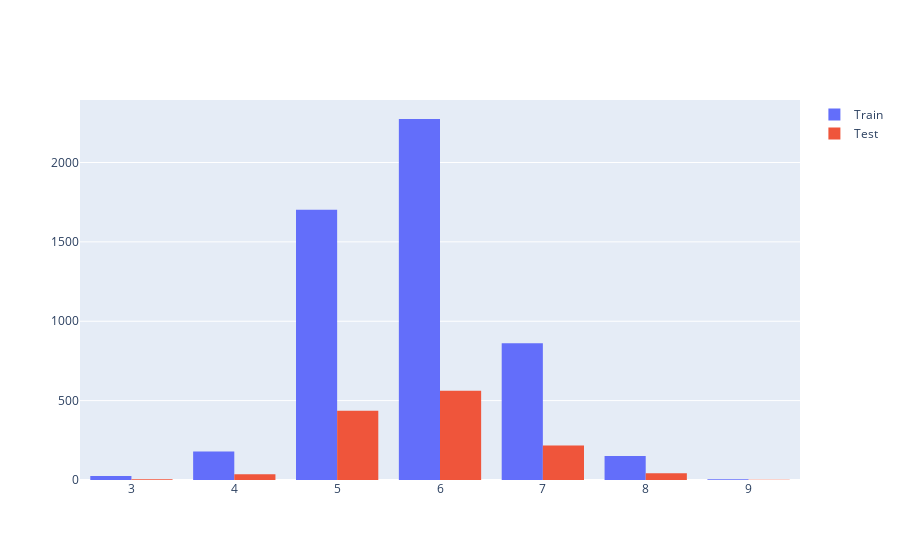

The code cell stored with this chart in its notebook:
### Code cell
import plotly.graph_objects as go

fig = go.Figure()
fig.add_trace(go.Histogram(x = X_train['quality'], name= 'Train'))
fig.add_trace(go.Histogram(x=X_test['quality'], name='Test'))

# fig.update_layout(barmode = 'overlay')     #겹쳐그리기 실정
# fig.update_traces(opacity = 0.75)          # 투명도 0.75
# fig.show()

### Figure 1 — Plotly figure (JSON) as saved in the notebook; plotly's stock layout.template omitted (floating-point values rounded to 4 significant figures; data arrays with more than 128 entries replaced by an {"elided": "..."} marker saying what was removed)
{"data": [{"name": "Train", "type": "histogram", "x": {"elided": "5197 int values"}}, {"name": "Test", "type": "histogram", "x": {"elided": "1300 int values"}}], "layout": {}}
